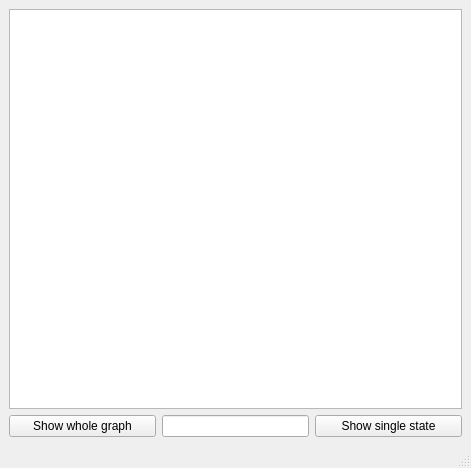
<?xml version="1.0" encoding="UTF-8"?>
<ui version="4.0">
 <class>MainWindow</class>
 <widget class="QMainWindow" name="MainWindow">
  <property name="geometry">
   <rect>
    <x>0</x>
    <y>0</y>
    <width>471</width>
    <height>468</height>
   </rect>
  </property>
  <property name="windowTitle">
   <string>MainWindow</string>
  </property>
  <widget class="QWidget" name="centralwidget">
   <layout class="QVBoxLayout" name="verticalLayout">
    <item>
     <widget class="QGraphicsView" name="gvStategraph">
      <property name="sizePolicy">
       <sizepolicy hsizetype="Minimum" vsizetype="Expanding">
        <horstretch>0</horstretch>
        <verstretch>0</verstretch>
       </sizepolicy>
      </property>
     </widget>
    </item>
    <item>
     <layout class="QHBoxLayout" name="horizontalLayout_2">
      <item>
       <widget class="QPushButton" name="btShowWholeGraph">
        <property name="text">
         <string>Show whole graph</string>
        </property>
       </widget>
      </item>
      <item>
       <widget class="QLineEdit" name="leSingleState">
        <property name="sizePolicy">
         <sizepolicy hsizetype="Minimum" vsizetype="Fixed">
          <horstretch>0</horstretch>
          <verstretch>0</verstretch>
         </sizepolicy>
        </property>
       </widget>
      </item>
      <item>
       <widget class="QPushButton" name="btShowSingleState">
        <property name="text">
         <string>Show single state</string>
        </property>
       </widget>
      </item>
     </layout>
    </item>
   </layout>
  </widget>
  <widget class="QMenuBar" name="menubar">
   <property name="geometry">
    <rect>
     <x>0</x>
     <y>0</y>
     <width>471</width>
     <height>21</height>
    </rect>
   </property>
  </widget>
  <widget class="QStatusBar" name="statusbar"/>
 </widget>
 <resources/>
 <connections/>
</ui>
